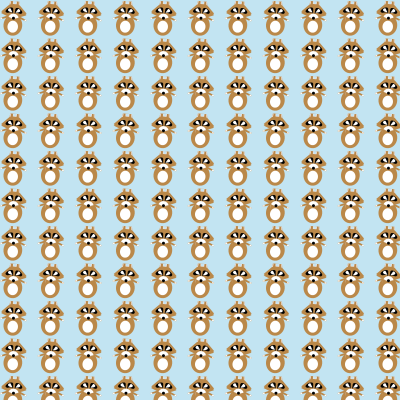
Frame 1 (no input)
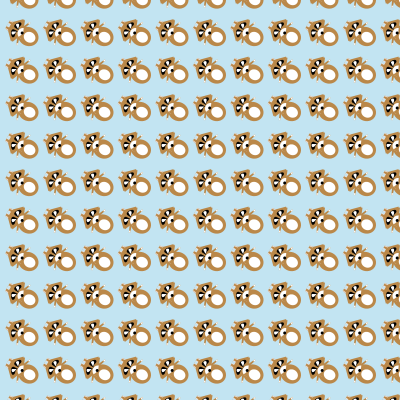
Frame 60 (the mouse pressed at the canvas centre just before this capture)
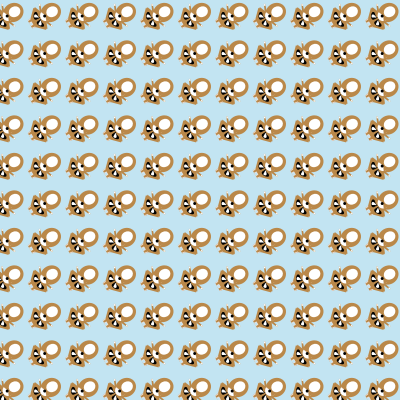
Frame 120 (the mouse held since frame 60 and released just before this capture)

The Processing sketch that drew these frames (run headless with seeded random() and noise(); from frame 60 on, the mouse is pressed at the canvas centre):

// Processing sketch: processing_14555
// ── processing_14555.pde

int counter;void setup(){
  size(400,400);
}

void draw(){
   background(#c2e4f2);
   translate(0,0);
  scale(0.5);
   for(float h=0; h<300; h=h+25){
    for(float g=0; g<300; g=g+25){
     pushMatrix();
     translate(h*3,g*3);
     rotate(radians(frameCount)*5);
     scale(0.3);
     Nuburidraw();
     popMatrix();
      }
   }
}
void Nuburidraw(){
 
int[] a = {0,10,20,30,40,50,60,70,80,90,100};
int[] b = {0,100,200,300,400,500,600,700,800,900};
 
//팔
fill(#ba8849);
noStroke();
 
beginShape();
vertex(55,100);
vertex(10,120);
vertex(15,121);
vertex(11,124);
vertex(16,125);
vertex(13,128);
vertex(85,105);
endShape(CLOSE);
 
beginShape();
vertex(145,100);
vertex(190,120);
vertex(185,121);
vertex(189,124);
vertex(184,125);
vertex(187,128);
vertex(115,105);
endShape(CLOSE);
 
fill(255);
beginShape();
vertex(23,115);
vertex(10,120);
vertex(15,121);
vertex(11,124);
vertex(16,125);
vertex(13,128);
vertex(27,123);
endShape(CLOSE);
 
beginShape();
vertex(177,115);
vertex(190,120);
vertex(185,121);
vertex(189,124);
vertex(184,125);
vertex(187,128);
vertex(173,123);
endShape(CLOSE);
 
//몸통
fill(#ba8849);
noStroke();
ellipse(100,160,125,140);
 
 
 
//얼굴
 
noStroke();
fill(#ba8849);
beginShape();
 
vertex(a[7],b[0]);
vertex(a[6]+5,b[0]+25);
vertex(a[1]+5,b[1]-25);
vertex(a[2]+2,b[1]-22);
vertex(a[1]+5,b[1]-19);
vertex(a[2]+2,b[1]-16);
vertex(a[1]+5,b[1]-14);
vertex(a[10],b[1]+20);
 
vertex(b[2]-15,a[8]+6);
vertex(b[2]-22,a[8]+4);
vertex(b[2]-15,a[8]+1);
vertex(b[2]-22,a[7]+8);
vertex(b[2]-15,a[7]+5);
vertex(b[1]+35,a[2]+5);
vertex(b[1]+30,a[0]);
 
endShape(CLOSE);
 
noStroke();
fill(#ece3e1);
 
beginShape();
 
vertex(b[1]-13,a[0]);
vertex(b[1]-12,a[2]-1);
vertex(b[1]+13,a[2]-1);
vertex(b[1]+14,a[0]);
 
endShape(CLOSE);
 
//코
 
noStroke();
fill(255);
ellipse(b[1],120,73,75);
 
stroke(130);
line(100,120,63,105);
line(100,120,137,105);
 
noStroke();
fill(#ba8849);
beginShape();
vertex(100,120);
vertex(63,105);
vertex(62,150);
vertex(137,150);
vertex(150,137);
vertex(137,105);
 
endShape(CLOSE);
 
//배 흰부분
 
noStroke();
fill(255);
ellipse(100,170,70,80);
 
noStroke();
fill(0);
 
ellipse(100,113, 20,20);
 
//귀부분
 
noStroke();
strokeWeight(1);
fill(#ece3e1);
 
beginShape();
vertex(a[7],b[0]);
vertex(a[6]+5,b[0]+25);
vertex(a[7]+2,b[0]+22);
vertex(a[7]+5,b[0]);
endShape(CLOSE);
 
beginShape();
 
vertex(b[1]+30,a[0]);
vertex(b[1]+35,a[2]+5);
vertex(b[1]+28,a[2]+2);
vertex(b[1]+25,a[0]);
 
endShape(CLOSE);
 
noStroke();
fill(#c2e4f2);
 
beginShape();
 
vertex(b[1]-9,a[0]);
vertex(b[1]-8,a[2]-4);
vertex(b[1]+8,a[2]-4);
vertex(b[1]+9,a[0]);
 
endShape(CLOSE);
 
//눈
 
noStroke();
fill(0);
beginShape();
vertex(93,51);
bezierVertex(85,28,40,58,43,73);
bezierVertex(55,93,80,63,95,83);
vertex(95,83);
endShape(CLOSE);
 
beginShape();
vertex(107,51);
bezierVertex(115,28,160,58,155,73);
bezierVertex(145,93,120,63,105,83);
vertex(105,83);
endShape(CLOSE);
 
fill(255);
beginShape();
vertex(75,50);
bezierVertex(70,43,33,70,90,75);
vertex(87,70);
endShape(CLOSE);
 
beginShape();
vertex(125,50);
bezierVertex(130,43,167,70,110,75);
vertex(113,70);
endShape(CLOSE);
 
 
fill(0);
ellipse(80,65,2,2);
ellipse(120,65,2,2);

}

           
                
